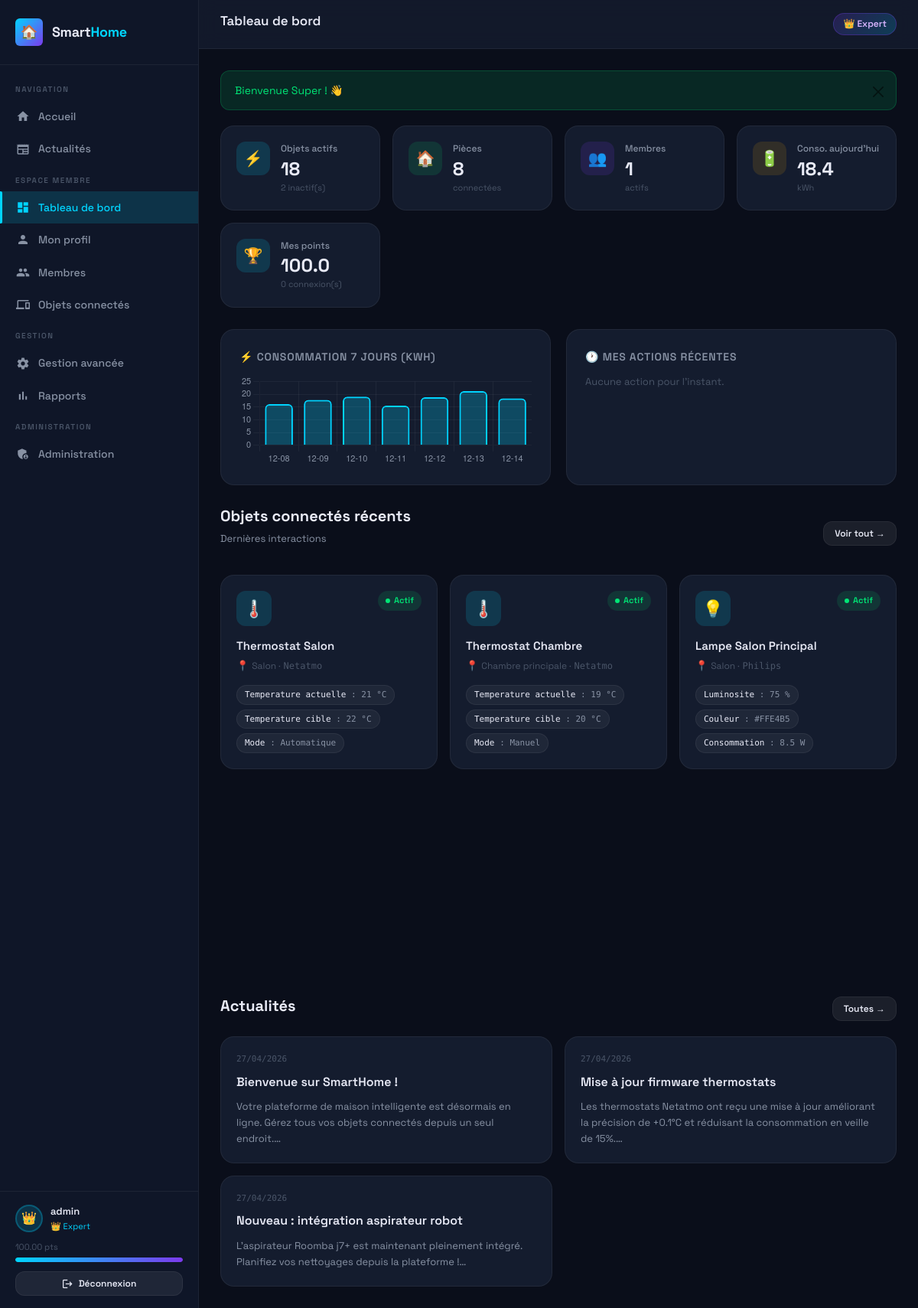
/dashboard.php (signed in), run on the app's committed database.
### tables this page shows
CREATE TABLE utilisateurs (
    id INT AUTO_INCREMENT PRIMARY KEY,
    login VARCHAR(50) UNIQUE NOT NULL,
    email VARCHAR(100) UNIQUE NOT NULL,
    mot_de_passe VARCHAR(255) NOT NULL,
    nom VARCHAR(100),
    prenom VARCHAR(100),
    age INT,
    sexe ENUM('homme','femme','autre'),
    date_naissance DATE,
    type_membre ENUM('père','mère','enfant','grand-parent','autre') DEFAULT 'autre',
    photo VARCHAR(255) DEFAULT 'default.png',
    niveau ENUM('débutant','intermédiaire','avancé','expert') DEFAULT 'débutant',
    points DECIMAL(8,2) DEFAULT 0.00,
    nb_connexions INT DEFAULT 0,
    nb_actions INT DEFAULT 0,
    statut ENUM('en_attente','actif','suspendu') DEFAULT 'en_attente',
    token_validation VARCHAR(255),
    date_inscription DATETIME DEFAULT CURRENT_TIMESTAMP,
    derniere_connexion DATETIME,
    INDEX idx_login (login),
    INDEX idx_email (email),
    INDEX idx_niveau (niveau),
    INDEX idx_statut (statut)
);

CREATE TABLE attributs_objets (
    id INT AUTO_INCREMENT PRIMARY KEY,
    objet_id INT NOT NULL,
    cle VARCHAR(100) NOT NULL,
    valeur VARCHAR(500),
    unite VARCHAR(50),
    type_attribut ENUM('capteur','energie','connectivite','usage','configuration') DEFAULT 'capteur',
    mise_a_jour DATETIME DEFAULT CURRENT_TIMESTAMP ON UPDATE CURRENT_TIMESTAMP,
    FOREIGN KEY (objet_id) REFERENCES objets_connectes(id) ON DELETE CASCADE,
    INDEX idx_objet (objet_id)
);

CREATE TABLE objets_connectes (
    id INT AUTO_INCREMENT PRIMARY KEY,
    id_unique VARCHAR(50) UNIQUE NOT NULL,
    nom VARCHAR(100) NOT NULL,
    description TEXT,
    marque VARCHAR(100),
    modele VARCHAR(100),
    type_connectivite ENUM('Wi-Fi','Bluetooth','Zigbee','Z-Wave','Ethernet','NFC') DEFAULT 'Wi-Fi',
    force_signal VARCHAR(20) DEFAULT 'fort',
    etat ENUM('actif','inactif','maintenance','erreur') DEFAULT 'actif',
    categorie_id INT,
    piece_id INT,
    batterie INT DEFAULT 100,
    firmware VARCHAR(50),
    ip_locale VARCHAR(20),
    mac_address VARCHAR(20),
    date_installation DATETIME DEFAULT CURRENT_TIMESTAMP,
    derniere_interaction DATETIME DEFAULT CURRENT_TIMESTAMP,
    ajoute_par INT,
    FOREIGN KEY (categorie_id) REFERENCES categories_objets(id) ON DELETE SET NULL,
    FOREIGN KEY (piece_id) REFERENCES pieces(id) ON DELETE SET NULL,
    FOREIGN KEY (ajoute_par) REFERENCES utilisateurs(id) ON DELETE SET NULL,
    INDEX idx_etat (etat),
    INDEX idx_categorie (categorie_id),
    INDEX idx_piece (piece_id)
);

CREATE TABLE categories_objets (
    id INT AUTO_INCREMENT PRIMARY KEY,
    nom VARCHAR(100) NOT NULL,
    description TEXT,
    icone VARCHAR(50) DEFAULT 'device_hub',
    date_creation DATETIME DEFAULT CURRENT_TIMESTAMP
);

CREATE TABLE pieces (
    id INT AUTO_INCREMENT PRIMARY KEY,
    nom VARCHAR(100) NOT NULL,
    etage INT DEFAULT 0,
    superficie DECIMAL(6,2),
    description TEXT,
    date_creation DATETIME DEFAULT CURRENT_TIMESTAMP
);

CREATE TABLE actualites (
    id INT AUTO_INCREMENT PRIMARY KEY,
    titre VARCHAR(200) NOT NULL,
    contenu TEXT NOT NULL,
    auteur_id INT,
    image VARCHAR(255),
    date_publication DATETIME DEFAULT CURRENT_TIMESTAMP,
    visible TINYINT(1) DEFAULT 1,
    FOREIGN KEY (auteur_id) REFERENCES utilisateurs(id) ON DELETE SET NULL
);

### dashboard.php (the view, shortened to what the rows shown need)
<?php
require_once 'includes/config.php';
$pageTitle  = 'Tableau de bord';
require_once 'includes/header.php';
$pdo = getDB();
$stmt = $pdo->prepare("SELECT valeur FROM attributs_objets WHERE objet_id = (SELECT id FROM objets_connectes WHERE id_unique='COMPTEUR_01') AND cle='consommation_jour'");
$stmt->execute();
$consoJour = $stmt->fetchColumn() ?: '—';
$historiqueEnergie = $pdo->query("
    SELECT DATE(timestamp) as jour, valeur
    FROM historique_donnees
    WHERE objet_id = (SELECT id FROM objets_connectes WHERE id_unique='COMPTEUR_01')
    AND cle = 'consommation_jour'
    ORDER BY timestamp DESC LIMIT 7
")->fetchAll();
$derniersObjets = $pdo->query("
    SELECT o.*, c.nom AS categorie, p.nom AS piece_nom
    FROM objets_connectes o
    LEFT JOIN categories_objets c ON o.categorie_id = c.id
    LEFT JOIN pieces p ON o.piece_id = p.id
    ORDER BY o.derniere_interaction DESC
    LIMIT 6
")->fetchAll();
function getMainAttrs(PDO $pdo, int $objetId): array {
    $stmt = $pdo->prepare("SELECT cle, valeur, unite FROM attributs_objets WHERE objet_id = ? LIMIT 3");
    $stmt->execute([$objetId]);
    return $stmt->fetchAll();
}
$actualites = $pdo->query("SELECT * FROM actualites WHERE visible=1 ORDER BY date_publication DESC LIMIT 3")->fetchAll();
$catEmojis = ['Thermostat'=>'🌡️','Éclairage'=>'💡','Sécurité'=>'🔒','Électroménager'=>'🍽️','Capteurs'=>'📡','Multimédia'=>'📺','Énergie'=>'⚡','Confort'=>'🌿'];
function catEmoji(string $cat, array $map): string { return $map[$cat] ?? '🔌'; }
?>
<div class="stats-grid">
  <div class="stat-card">
    <div class="stat-info">
      <div class="stat-label">Conso. aujourd'hui</div>
      <div class="stat-value"><?= $consoJour ?></div>
      <div class="stat-sub">kWh</div>
    </div>
  </div>
  <div class="stat-card">
    <div class="stat-info">
      <div class="stat-label">Mes points</div>
      <div class="stat-value"><?= number_format($user['points'], 1) ?></div>
      <div class="stat-sub"><?= $user['nb_connexions'] ?> connexion(s)</div>
    </div>
  </div>
</div>
<div class="section-header">
  <div>
    <h2 class="section-title">Objets connectés récents</h2>
  </div>
</div>
<div class="devices-grid">
  <?php foreach ($derniersObjets as $obj): ?>
  <a href="objet-detail.php?id=<?= $obj['id'] ?>" class="device-card <?= $obj['etat'] === 'inactif' ? 'inactive' : '' ?>" style="text-decoration:none;color:inherit">
    <div class="device-header">
      <div class="device-icon"><?= catEmoji($obj['categorie'] ?? '', $catEmojis) ?></div>
      <span class="device-status <?= $obj['etat'] ?>"><?= ucfirst($obj['etat']) ?></span>
    </div>
    <div class="device-name"><?= sanitize($obj['nom']) ?></div>
    <div class="device-location">
      <span style="font-size:13px">📍</span>
      <?= sanitize($obj['piece_nom'] ?? 'Non assigné') ?>
      <?php if ($obj['marque']): ?> · <span class="mono"><?= sanitize($obj['marque']) ?></span><?php endif; ?>
    </div>
    <?php $attrs = getMainAttrs($pdo, $obj['id']); ?>
    <?php if ($attrs): ?>
    <div class="device-attrs">
      <?php foreach ($attrs as $a): ?>
      <span class="attr-pill"><strong><?= ucfirst(str_replace('_', ' ', $a['cle'])) ?></strong> : <?= sanitize($a['valeur']) ?><?= $a['unite'] ? ' '.$a['unite'] : '' ?></span>
      <?php endforeach; ?>
    </div>
    <?php endif; ?>
  </a>
  <?php endforeach; ?>
</div>
<?php if (!empty($actualites)): ?>
<div style="margin-top:28px">
  <div class="section-header">
    <div><h2 class="section-title">Actualités</h2></div>
  </div>
  <div class="news-grid">
    <?php foreach ($actualites as $news): ?>
    <div class="news-card">
      <div class="news-date"><?= date('d/m/Y', strtotime($news['date_publication'])) ?></div>
      <div class="news-title"><?= sanitize($news['titre']) ?></div>
      <div class="news-excerpt"><?= sanitize(mb_substr($news['contenu'], 0, 130)) ?>…</div>
    </div>
    <?php endforeach; ?>
  </div>
</div>
<?php endif; ?>
<script>
const ctx = document.getElementById('energyChart');
const labels = <?= json_encode(array_reverse(array_column($historiqueEnergie, 'jour'))) ?>;
const data   = <?= json_encode(array_reverse(array_map(fn($r) => (float)$r['valeur'], $historiqueEnergie))) ?>;
new Chart(ctx, {
  type: 'bar',
  data: {
    labels: labels.map(l => l.substring(5)),
    datasets: [{
      data: data,
      backgroundColor: 'rgba(0,212,255,0.25)',
      borderColor: '#00d4ff',
      borderWidth: 2,
      borderRadius: 6,
    }]
  },
  options: {
    responsive: true,
    plugins: { legend: { display: false } },
    scales: {
      x: { grid: { color: 'rgba(255,255,255,0.05)' }, ticks: { color: '#8892a4', font: { size: 11 } } },
      y: { grid: { color: 'rgba(255,255,255,0.05)' }, ticks: { color: '#8892a4', font: { size: 11 } } }
    }
  }
});
</script>
<?php require_once 'includes/footer.php'; ?>

### includes/header.php (shortened to what the rows shown need)
<?php
$user = getCurrentUser();
$niveauEmoji = [
    'débutant'      => '🌱',
    'intermédiaire' => '⚡',
    'avancé'        => '🚀',
    'expert'        => '👑',
];
$emoji = $niveauEmoji[$user['niveau']] ?? '🌱';
?>
<!DOCTYPE html>
<html lang="fr">
<head>
<link href="https://cdn.jsdelivr.net/npm/bootstrap@5.3.3/dist/css/bootstrap.min.css" rel="stylesheet">
<link rel="stylesheet" href="<?= SITE_URL ?>/css/style.css">
</head>
<body>
<div class="layout">
<aside class="sidebar" id="sidebar">
  <div class="sidebar-footer">
    <div class="sidebar-user">
      <div class="sidebar-avatar">
        <?php if ($user['photo'] && $user['photo'] !== 'default.png'): ?>
          <img src="<?= SITE_URL ?>/assets/img/<?= sanitize($user['photo']) ?>" alt="avatar">
        <?php else: ?>
          <?= $emoji ?>
        <?php endif; ?>
      </div>
      <div class="sidebar-user-info">
        <div class="name"><?= sanitize($user['login']) ?></div>
        <div class="niveau"><?= $emoji ?> <?= getNiveauLabel($user['niveau']) ?></div>
      </div>
    </div>
    <div style="margin-top:10px">
      <div style="display:flex;justify-content:space-between;font-size:11px;color:var(--text-muted);margin-bottom:4px">
        <span><?= number_format($user['points'], 2) ?> pts</span>
      </div>
    </div>
  </div>
</aside>
<main class="main-content">
  <div class="topbar">
    <h1 class="topbar-title"><?= sanitize($pageTitle ?? 'Dashboard') ?></h1>
    <div style="display:flex;align-items:center;gap:10px">
      <span class="badge-niveau <?= $user['niveau'] ?>"><?= $emoji ?> <?= getNiveauLabel($user['niveau']) ?></span>
    </div>
  </div>
  <div class="page-content">

### data on the page
utilisateurs: niveau "👑", login "admin", niveau "Expert", points "100.00", points "100.0", nb_connexions "0"
attributs_objets: valeur "18.4"
objets_connectes: categorie.nom "🌡️", etat "Actif", nom "Thermostat Salon", piece.nom "Salon", marque "Netatmo"
attributs_objets: cle "Temperature actuelle", valeur "21", unite "°C"
attributs_objets: cle "Temperature cible", valeur "22", unite "°C"
attributs_objets: cle "Mode", valeur "Automatique"
objets_connectes: categorie.nom "🌡️", etat "Actif", nom "Thermostat Chambre", piece.nom "Chambre principale", marque "Netatmo"
attributs_objets: cle "Temperature actuelle", valeur "19", unite "°C"
attributs_objets: cle "Temperature cible", valeur "20", unite "°C"
attributs_objets: cle "Mode", valeur "Manuel"
objets_connectes: categorie.nom "💡", etat "Actif", nom "Lampe Salon Principal", piece.nom "Salon", marque "Philips"
attributs_objets: cle "Luminosite", valeur "75", unite "%"
attributs_objets: cle "Couleur", valeur "#FFE4B5"
attributs_objets: cle "Consommation", valeur "8.5", unite "W"
actualites: date_publication "27/04/2026", titre "Bienvenue sur SmartHome !", contenu "Votre plateforme de maison intelligente est désormais en ligne. Gérez tous vos objets connectés depuis un seul endroit."
actualites: date_publication "27/04/2026", titre "Mise à jour firmware thermostats", contenu "Les thermostats Netatmo ont reçu une mise à jour améliorant la précision de +0.1°C et réduisant la consommation en veille de 15%."
actualites: date_publication "27/04/2026", titre "Nouveau : intégration aspirateur robot", contenu "L'aspirateur Roomba j7+ est maintenant pleinement intégré. Planifiez vos nettoyages depuis la plateforme !"

### other printed values
$pageTitle "Tableau de bord"
$flash['message'] "Bienvenue Super ! 👋"
$nbObjets "18"
$nbInactifs "2"
$nbPieces "8"
$nbMembres "1"
